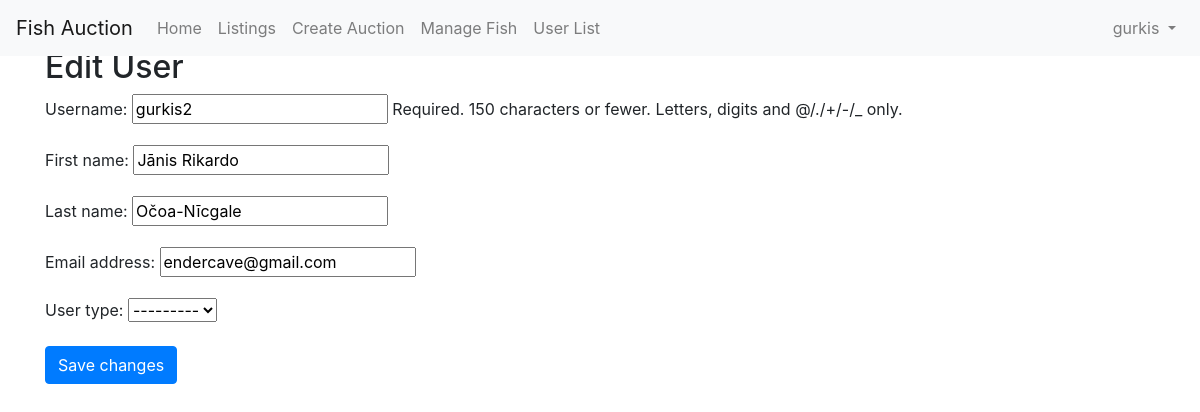
/users/edit/3/ (signed in), run on an earlier commit of the app's database.
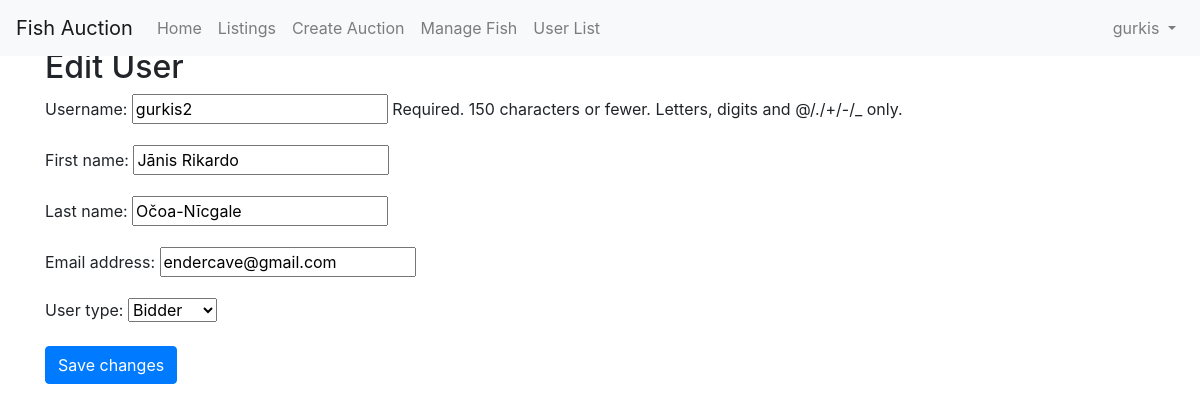
And on a later commit of the database.
### auction/models.py (models this page shows, shortened)
class UserProfile(models.Model):
    USER_TYPE_CHOICES = [
        ('seller', 'Seller'),
        ('bidder', 'Bidder'),
        ('admin', 'Admin'),
    ]
    user = models.OneToOneField(User, on_delete=models.CASCADE)
    user_type = models.CharField(max_length=10, choices=USER_TYPE_CHOICES)

### auction/views.py (the view)
# urls.py: path('users/edit/<int:user_id>/', auction_views.edit_user, name='edit_user'),
@login_required
def edit_user(request, user_id):
    if not request.user.is_superuser:
        return redirect('homepage')
    user = get_object_or_404(User, id=user_id)
    if request.method == 'POST':
        user_form = UserEditForm(request.POST, instance=user)
        profile_form = UserProfileEditForm(request.POST, instance=user.userprofile)
        if user_form.is_valid() and profile_form.is_valid():
            user_form.save()
            profile_form.save()
            return redirect('user_list')
    else:
        user_form = UserEditForm(instance=user)
        profile_form = UserProfileEditForm(instance=user.userprofile)
    return render(request, 'registration/edit_user.html', {
        'user_form': user_form,
        'profile_form': profile_form
    })

### auction/forms.py
class UserEditForm(forms.ModelForm):
    class Meta:
        model = User
        fields = ('username', 'first_name', 'last_name', 'email')

class UserProfileEditForm(forms.ModelForm):
    class Meta:
        model = UserProfile
        fields = ('user_type',)

### templates/registration/edit_user.html
{% extends 'base.html' %} {% block title %}Edit User{% endblock %} {% block content %}
<h2>Edit User</h2>
<form method="post">
  {% csrf_token %} {{ user_form.as_p }} {{ profile_form.as_p }}
  <button type="submit" class="btn btn-primary">Save changes</button>
</form>
{% endblock %}

What changed in the data, as far as the page shows it:
changed UserProfile: user_type "---------" → "Bidder"
